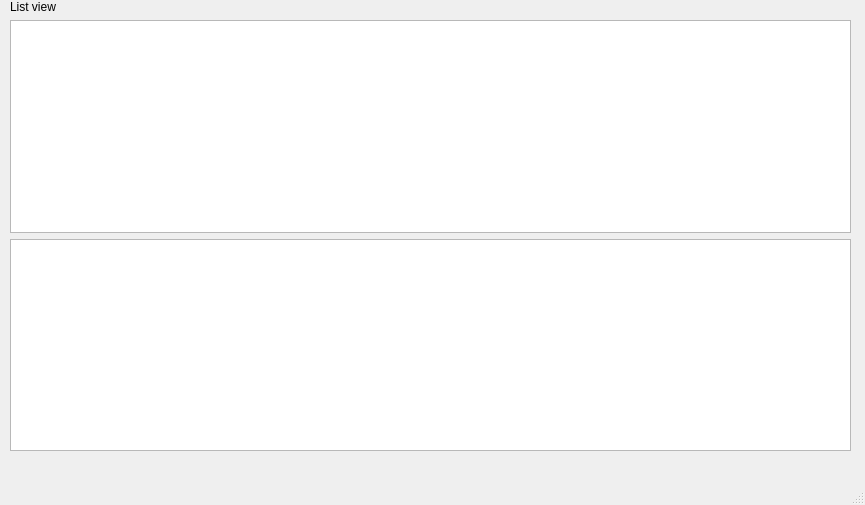
<?xml version="1.0" encoding="UTF-8"?>
<ui version="4.0">
 <class>MainWindow</class>
 <widget class="QMainWindow" name="MainWindow">
  <property name="geometry">
   <rect>
    <x>0</x>
    <y>0</y>
    <width>865</width>
    <height>505</height>
   </rect>
  </property>
  <property name="windowTitle">
   <string>MainWindow</string>
  </property>
  <widget class="QWidget" name="centralwidget">
   <widget class="QWidget" name="layoutWidget">
    <property name="geometry">
     <rect>
      <x>10</x>
      <y>0</y>
      <width>841</width>
      <height>451</height>
     </rect>
    </property>
    <layout class="QVBoxLayout" name="verticalLayout">
     <item>
      <widget class="QLabel" name="label">
       <property name="text">
        <string>List view</string>
       </property>
      </widget>
     </item>
     <item>
      <widget class="QListView" name="listView"/>
     </item>
     <item>
      <widget class="QTableView" name="tableView"/>
     </item>
    </layout>
   </widget>
  </widget>
  <widget class="QMenuBar" name="menubar">
   <property name="geometry">
    <rect>
     <x>0</x>
     <y>0</y>
     <width>865</width>
     <height>21</height>
    </rect>
   </property>
  </widget>
  <widget class="QStatusBar" name="statusbar"/>
 </widget>
 <resources/>
 <connections/>
</ui>
